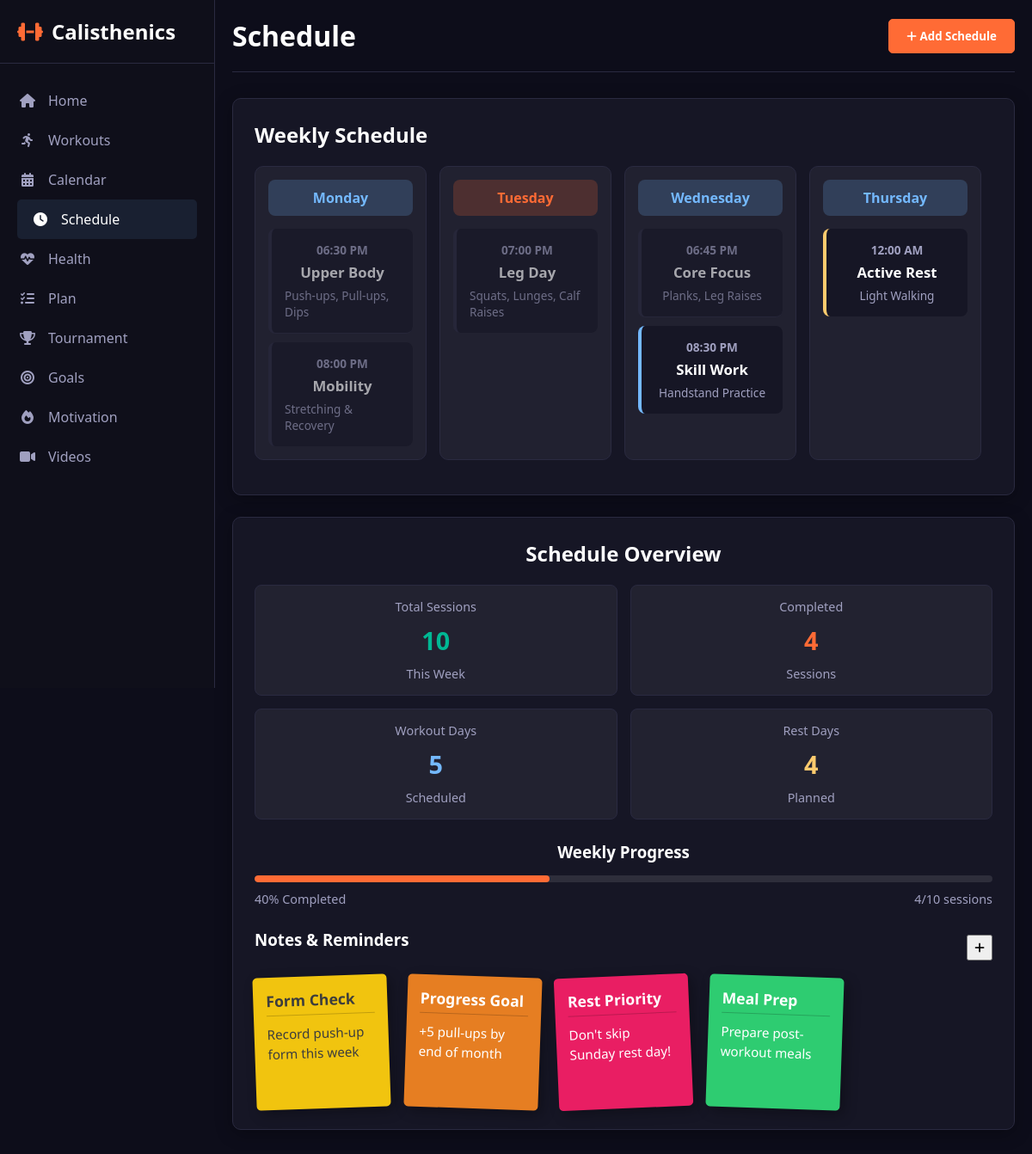
The app's page /schedule with its own data.
### app.py (models this page shows, shortened)
class ScheduleItem(db.Model):
    id = db.Column(db.Integer, primary_key=True)
    title = db.Column(db.String(150), nullable=False)
    details = db.Column(db.Text, nullable=True)
    day_of_week = db.Column(db.String(20), nullable=False) # e.g., 'Monday', 'Tuesday'
    time = db.Column(db.Time, nullable=False)
    category = db.Column(db.String(50), nullable=False) # e.g., 'workout', 'rest'
    status = db.Column(db.String(50), nullable=False, default='scheduled')

class StickyNote(db.Model):
    id = db.Column(db.Integer, primary_key=True)
    title = db.Column(db.String(100), nullable=False)
    content = db.Column(db.Text, nullable=False)
    color = db.Column(db.String(20), nullable=False, default='yellow')

### app.py (the view)
@app.route('/schedule')
def schedule():
    all_schedule_items = ScheduleItem.query.order_by(ScheduleItem.time).all()
    all_sticky_notes = StickyNote.query.order_by(StickyNote.id).all()
    days_of_week = ["Monday", "Tuesday", "Wednesday", "Thursday", "Friday", "Saturday", "Sunday"]
    schedule_items_by_day = {day: [] for day in days_of_week}
    for item in all_schedule_items:
        schedule_items_by_day[item.day_of_week].append(item)
    total_sessions = len(all_schedule_items)
    completed_sessions = ScheduleItem.query.filter_by(status='completed').count()
    workout_sessions = ScheduleItem.query.filter_by(category='workout').count()
    rest_sessions = ScheduleItem.query.filter_by(category='rest').count()
    completion_percentage = round((completed_sessions / total_sessions) * 100) if total_sessions > 0 else 0
    current_day_name = datetime.now().strftime('%A')
    return render_template(
        'Schedule.html',
        active_page='schedule',
        days_of_week=days_of_week,
        schedule_items_by_day=schedule_items_by_day,
        sticky_notes=all_sticky_notes,
        total_sessions=total_sessions,
        completed_sessions=completed_sessions,
        workout_sessions=workout_sessions,
        rest_sessions=rest_sessions,
        completion_percentage=completion_percentage,
        current_day_name=current_day_name
    )

### templates/Schedule.html (shortened to what this page needs)
<!DOCTYPE html>
<html lang="en">
<head>
    <link rel="stylesheet" href="https://cdnjs.cloudflare.com/ajax/libs/font-awesome/6.4.0/css/all.min.css">
    <link rel="stylesheet" href="{{ url_for('static', filename='css/index.css') }}">
    <link rel="stylesheet" href="{{ url_for('static', filename='css/schedule.css') }}">
</head>
<body>
    <div class="container">
        {% include '_sidebar.html' %}
        <div class="main-content">
            <div class="header"><h1>Schedule</h1><div class="header-actions"><button id="addScheduleBtn"><i class="fas fa-plus"></i> Add Schedule</button></div></div>
            <div class="schedule-layout">
                <div class="schedule-board">
                    <div class="board-header"><h2 class="board-title">Weekly Schedule</h2></div>
                    <div class="weekly-schedule">
                        {% for day in days_of_week %}
                        <div class="day-column">
                            <div class="day-header {% if day == current_day_name %}today{% endif %}">{{ day }}</div>
                            {% for item in schedule_items_by_day[day] %}
                            <div class="schedule-item {{ item.category }} {% if item.status == 'completed' %}completed{% endif %}">
                                <div class="item-time">{{ item.time.strftime('%I:%M %p') }}</div>
                                <div class="item-name">{{ item.title }}</div>
                                <div class="item-type">{{ item.details }}</div>
                            </div>
                            {% endfor %}
                        </div>
                        {% endfor %}
                    </div>
                </div>
                <div class="plan-overview">
                    <h2 class="overview-title">Schedule Overview</h2>
                    <div class="stats-grid">
                        <div class="stat-card"><div class="stat-label">Total Sessions</div><div class="stat-value workouts">{{ total_sessions }}</div><div class="stat-label">This Week</div></div>
                        <div class="stat-card"><div class="stat-label">Completed</div><div class="stat-value completed">{{ completed_sessions }}</div><div class="stat-label">Sessions</div></div>
                        <div class="stat-card"><div class="stat-label">Workout Days</div><div class="stat-value planned">{{ workout_sessions }}</div><div class="stat-label">Scheduled</div></div>
                        <div class="stat-card"><div class="stat-label">Rest Days</div><div class="stat-value rest">{{ rest_sessions }}</div><div class="stat-label">Planned</div></div>
                    </div>
                    <div class="progress-section">
                        <h3 class="progress-title">Weekly Progress</h3>
                        <div class="progress-bar"><div class="progress-fill" style="width: {{ completion_percentage }}%;"></div></div>
                        <div class="progress-info"><span>{{ completion_percentage }}% Completed</span><span>{{ completed_sessions }}/{{ total_sessions }} sessions</span></div>
                    </div>
                    <div class="sticky-board">
                        <div class="board-header" style="margin-bottom: 10px;"><h3 class="sticky-title">Notes & Reminders</h3><button id="addNoteBtn" class="nav-btn" style="width: 30px; height: 30px;"><i class="fas fa-plus"></i></button></div>
                        <div class="sticky-notes">
                            {% for note in sticky_notes %}
                            <div class="sticky-note {{ note.color }}">
                                <h4>{{ note.title }}</h4><p>{{ note.content }}</p>
                            </div>
                            {% endfor %}
                        </div>
                    </div>
                </div>
            </div>
        </div>
    </div>
</body>
</html>

### static/css/index.css (style rules this page uses)
* { margin: 0; padding: 0; box-sizing: border-box; font-family: 'Segoe UI', Tahoma, Geneva, Verdana, sans-serif; }
:root { --primary: #ff6b35; --secondary: #ffffff; --accent: #74b9ff; --light: #1a1a2e; --dark: #0d0d1a; --success: #00b894; --warning: #fdcb6e; --danger: #d63031; --card-bg: #161625; --sidebar-bg: #0f0f1a; --text-primary: #ffffff; --text-secondary: #a0a0c0; --border-color: #2a2a40; }
body { background-color: var(--dark); color: var(--text-primary); }
.container { display: flex; min-height: 100vh; }
.main-content { flex: 1; margin-left: 250px; padding: 20px; transition: all 0.3s ease; }
.header { display: flex; justify-content: space-between; align-items: center; margin-bottom: 30px; padding-bottom: 20px; border-bottom: 1px solid var(--border-color); }
.header h1 { font-size: 2rem; color: var(--text-primary); }
.header-actions button { background: var(--primary); color: white; border: none; padding: 10px 20px; border-radius: 5px; cursor: pointer; font-weight: 600; transition: background 0.3s ease; border: 1px solid var(--primary); }
.workout-item, .schedule-item, .goal-item { padding: 15px; border-bottom: 1px solid var(--border-color); display: flex; justify-content: space-between; align-items: center; }
.workout-item:last-child, .schedule-item:last-child, .goal-item:last-child { border-bottom: none; }

### records on screen
ScheduleItem: time "06:30 PM", title "Upper Body", details "Push-ups, Pull-ups, Dips"
ScheduleItem: time "08:00 PM", title "Mobility", details "Stretching & Recovery"
ScheduleItem: time "07:00 PM", title "Leg Day", details "Squats, Lunges, Calf Raises"
ScheduleItem: time "06:45 PM", title "Core Focus", details "Planks, Leg Raises"
ScheduleItem: time "08:30 PM", title "Skill Work", details "Handstand Practice"
ScheduleItem: time "12:00 AM", title "Active Rest", details "Light Walking"
StickyNote: title "Form Check", content "Record push-up form this week"
StickyNote: title "Progress Goal", content "+5 pull-ups by end of month"
StickyNote: title "Rest Priority", content "Don't skip Sunday rest day!"
StickyNote: title "Meal Prep", content "Prepare post-workout meals"

### other values on screen
{{ day }} "Monday" "Tuesday" "Wednesday" "Thursday"
{{ total_sessions }} "10"
{{ completed_sessions }} "4"
{{ workout_sessions }} "5"
{{ rest_sessions }} "4"
{{ completion_percentage }} "40"
